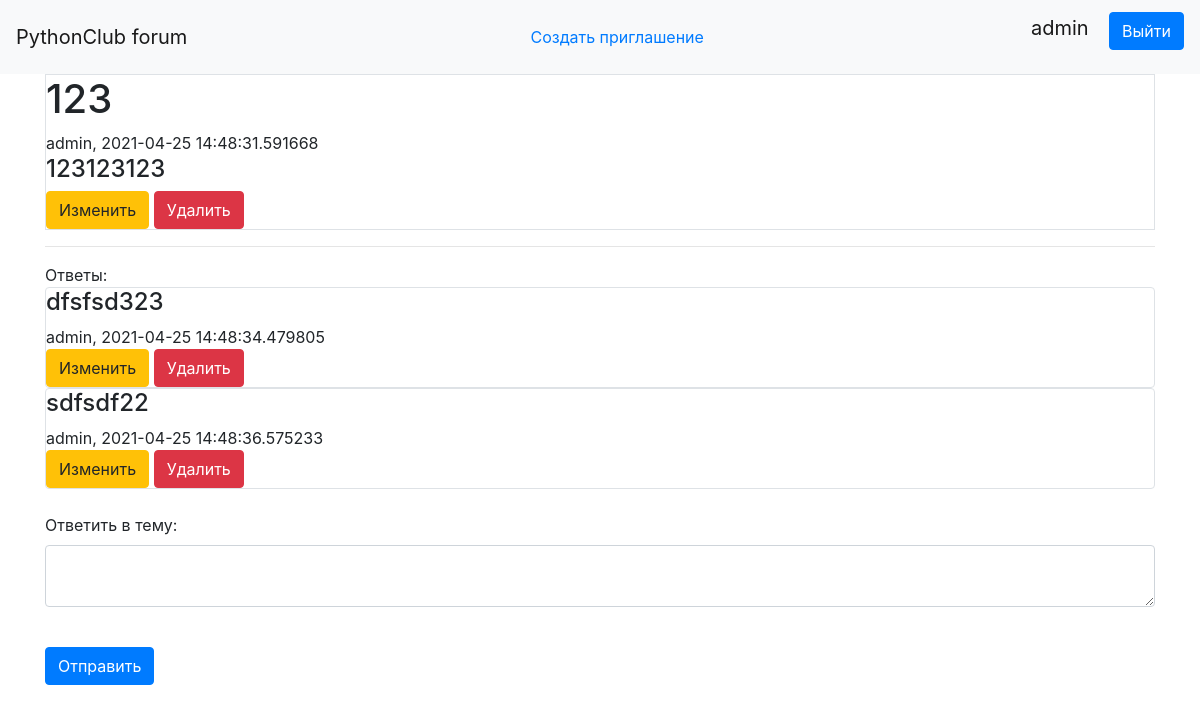
The app's page /theme/1 (signed in), older data.
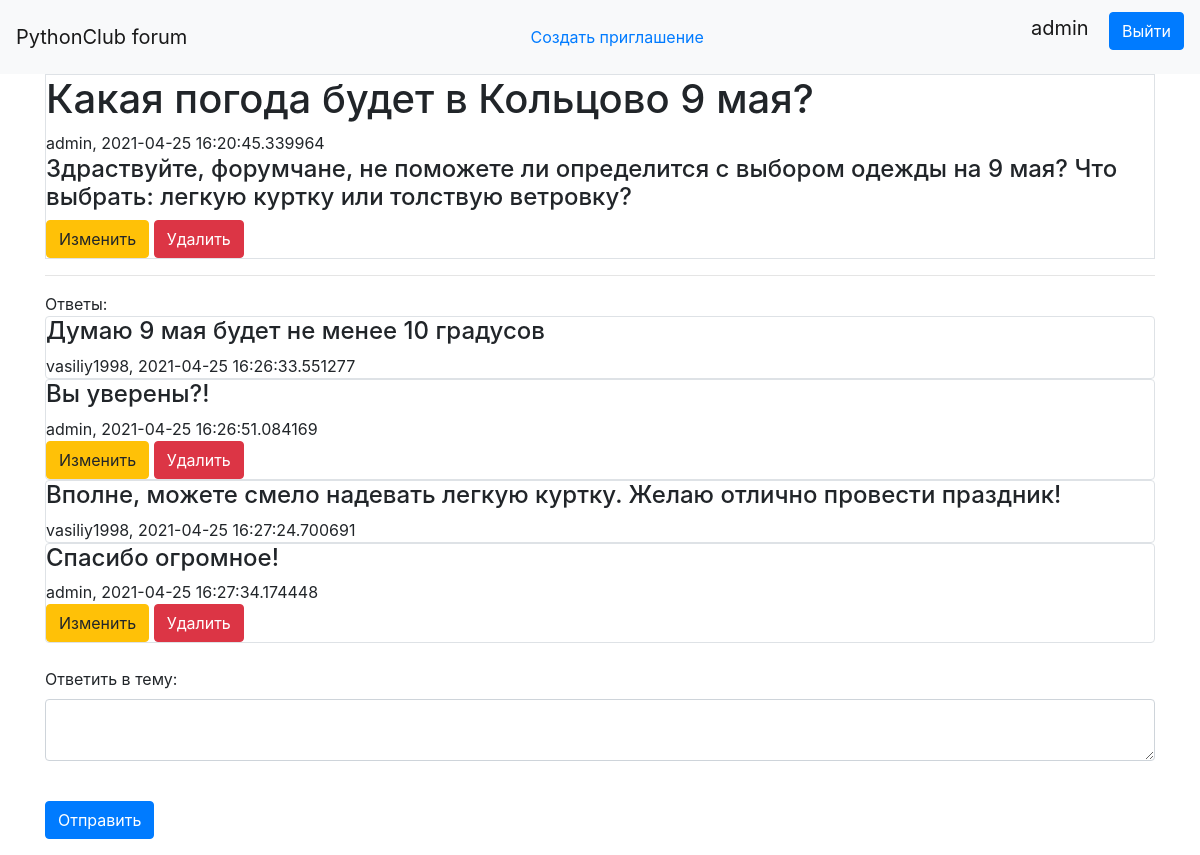
The same page, newer data.
### data/themes.py (models this page shows)
class Themes(SqlAlchemyBase, SerializerMixin):
    __tablename__ = 'themes'
    id = sqlalchemy.Column(sqlalchemy.Integer,
                           primary_key=True, autoincrement=True)
    title = sqlalchemy.Column(sqlalchemy.String, nullable=True)
    content = sqlalchemy.Column(sqlalchemy.String, nullable=True)
    created_date = sqlalchemy.Column(sqlalchemy.DateTime,
                                     default=datetime.datetime.now)
    user_id = sqlalchemy.Column(sqlalchemy.Integer,
                                sqlalchemy.ForeignKey("users.id"))
    user = orm.relation('User')

### data/users.py (models this page shows, shortened)
class User(SqlAlchemyBase, UserMixin, SerializerMixin):
    __tablename__ = 'users'
    themes = orm.relation ( "Themes", back_populates='user' )
    messages = orm.relation ( "Messages", back_populates='user' )
    invites = orm.relation("Invites", back_populates='user')
    id = sqlalchemy.Column(sqlalchemy.Integer,
                           primary_key=True, autoincrement=True)
    name = sqlalchemy.Column(sqlalchemy.String, nullable=True)
    hashed_password = sqlalchemy.Column(sqlalchemy.String)
    created_date = sqlalchemy.Column(sqlalchemy.DateTime,
                                     default=datetime.datetime.now)
    inviter = sqlalchemy.Column(sqlalchemy.String, nullable=True)
    available_invites = sqlalchemy.Column(sqlalchemy.Integer)

### data/messages.py (models this page shows)
class Messages(SqlAlchemyBase, SerializerMixin):
    __tablename__ = 'messages'
    id = sqlalchemy.Column(sqlalchemy.Integer,
                           primary_key=True, autoincrement=True)
    theme_id = sqlalchemy.Column(sqlalchemy.INTEGER)
    content = sqlalchemy.Column(sqlalchemy.String, nullable=True)
    created_date = sqlalchemy.Column(sqlalchemy.DateTime,
                                     default=datetime.datetime.now)
    user_id = sqlalchemy.Column(sqlalchemy.INTEGER, sqlalchemy.ForeignKey("users.id"))
    parent = sqlalchemy.Column(sqlalchemy.INTEGER, nullable=True)
    user = orm.relation('User')

### main.py (the view, shortened to what this page needs)
    @app.route ("/theme/<int:id>", methods=['GET', 'POST'])
    @login_required
    def show_theme(id):
        form = Message_addForm()
        db_sess = db_session.create_session ()
        theme_message = db_sess.query(Themes).filter((Themes.id == id))
        messages = db_sess.query(Messages).filter((Messages.theme_id == id))
        return render_template ( "theme.html", theme_message=theme_message, messages=messages, form=form)

### forms/message_add.py
class Message_addForm(FlaskForm):
    title = HiddenField()
    content = TextAreaField("Ответить в тему:", validators=[DataRequired()])
    submit = SubmitField('Отправить')

### data/db_session.py (called while the page is built)
def create_session() -> Session:
    global __factory
    return __factory()

### templates/theme.html (shortened to what this page needs)
{% extends "base.html" %}
{% block content %}
{% for item in theme_message%}
<div class="col-md6 border">
<h1>{{item.title}}</h1>
{{item.user.name}}, {{item.created_date}}
    <h4>{{item.content}}</h4>
{% if current_user.is_authenticated and current_user == item.user %}
        <a href="/theme_edit/{{ item.id }}" class="btn btn-warning">
            Изменить
        </a>
        <a href="/theme_delete/{{ item.id }}" class="btn btn-danger">
            Удалить
        </a>
    </div>
    {% endif %}
{% endfor %}
<hr>
Ответы: <br>
{% for item in messages%}
<div class="col-md6 border rounded">
    <div>
        <h4>{{item.content}}</h4>
    </div>
    <div>
        {{item.user.name}}, {{item.created_date}}
    </div>
            {% if current_user.is_authenticated and current_user == item.user %}
    <div>
        <a href="/theme/{{ item.theme_id }}/message/{{ item.id }}/edit_message" class="btn btn-warning">
            Изменить
        </a>
        <a href="/theme/{{ item.theme_id }}/message/{{ item.id }}/delete_message" class="btn btn-danger">
            Удалить
        </a>
    </div>
    {% endif %}
</div>
{% endfor %}
<form action="" method="post">
    <p>
        {{ form.title }}<br>
        {{ form.content.label }}<br>
        {{ form.content(class="form-control") }}<br>
    </p>
    <p>{{ form.submit(type="submit", class="btn btn-primary") }}</p>
</form>
{% endblock %}

Row changes from the older to the newer data that the page shows:
removed Themes: title "123", user.name "admin", created_date "2021-04-25 14:48:31.591668", content "123123123"
removed Messages: content "dfsfsd323", user.name "admin", created_date "2021-04-25 14:48:34.479805"
removed Messages: content "sdfsdf22", user.name "admin", created_date "2021-04-25 14:48:36.575233"
added Themes: title "Какая погода будет в Кольцово 9 мая?", user.name "admin", created_date "2021-04-25 16:20:45.339964", content "Здраствуйте, форумчане, не поможете ли определится с выбором одежды на 9 мая? Что выбрать: легкую куртку или толствую ветровку?"
added Messages: content "Думаю 9 мая будет не менее 10 градусов", user.name "vasiliy1998", created_date "2021-04-25 16:26:33.551277"
added Messages: content "Вы уверены?!", user.name "admin", created_date "2021-04-25 16:26:51.084169"
now on this page (row edited): Messages: content "Вполне, можете смело надевать легкую куртку. Желаю отлично провести праздник!", user.name "vasiliy1998", created_date "2021-04-25 16:27:24.700691"
now on this page (row edited): Messages: content "Спасибо огромное!", user.name "admin", created_date "2021-04-25 16:27:34.174448"
